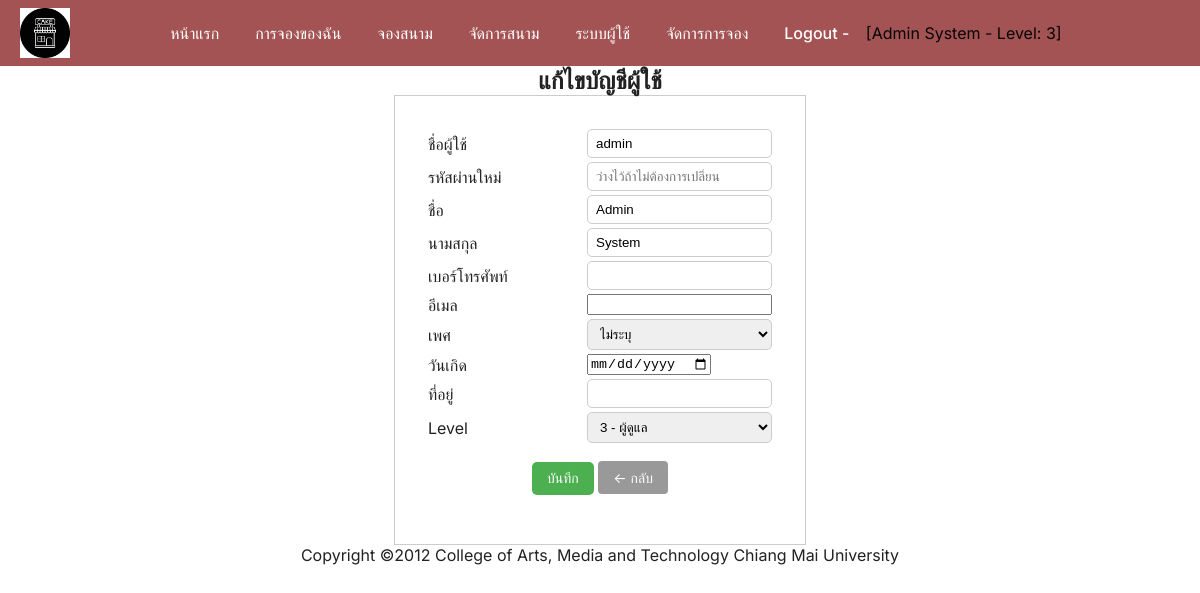
Screenshot of /um_edit.php?user_id=1 (signed in) with the database file from the repository.
### tables this page shows
CREATE TABLE IF NOT EXISTS systemuser (
    user_id     INT          AUTO_INCREMENT PRIMARY KEY,
    username    VARCHAR(100) NOT NULL UNIQUE,
    password    VARCHAR(255) NOT NULL,
    level       INT          NOT NULL DEFAULT 2,
    employee_id INT,
    FOREIGN KEY (employee_id) REFERENCES employee(employee_id) ON DELETE SET NULL
);

CREATE TABLE IF NOT EXISTS employee (
    employee_id INT          AUTO_INCREMENT PRIMARY KEY,
    firstname   VARCHAR(100) NOT NULL,
    lastname    VARCHAR(100) NOT NULL,
    phone       VARCHAR(20)           DEFAULT '',
    email       VARCHAR(100)          DEFAULT '',
    gender      ENUM('M','F','other') DEFAULT 'other',
    birth_date  DATE                  DEFAULT NULL,
    address     VARCHAR(255)          DEFAULT ''
);

### um_edit.php (the view, shortened to what this page needs)
<?php
require_once "header.php";
require_once "config.php";
$user_id = isset($_GET['user_id']) ? intval($_GET['user_id']) : 0;
$editQ = "SELECT u.user_id, u.username, u.level, u.employee_id,
                 e.firstname, e.lastname, e.phone, e.email, e.gender, e.birth_date, e.address
          FROM systemuser u
          LEFT JOIN employee e ON u.employee_id = e.employee_id
          WHERE u.user_id = " . $user_id;
$editR = mysqli_query($connect, $editQ);
$editRow = mysqli_fetch_assoc($editR);
?>
    <div class="edit-container">
        <h2>แก้ไขบัญชีผู้ใช้</h2>
        <div class="edit-box">
            <form method="post" action="um_edit.php?user_id=<?php echo $editRow['user_id']; ?>">
                <table border="0" style="margin: 0 auto;">
                    <tr>
                        <td width="160">ชื่อผู้ใช้</td>
                        <td><input type="text" name="username" value="<?php echo $editRow['username']; ?>" required></td>
                    </tr>
                    <tr>
                        <td>รหัสผ่านใหม่</td>
                        <td><input type="text" name="password" value="" placeholder="ว่างไว้ถ้าไม่ต้องการเปลี่ยน"></td>
                    </tr>
                    <tr>
                        <td>ชื่อ</td>
                        <td><input type="text" name="firstname" value="<?php echo $editRow['firstname']; ?>"></td>
                    </tr>
                    <tr>
                        <td>นามสกุล</td>
                        <td><input type="text" name="lastname" value="<?php echo $editRow['lastname']; ?>"></td>
                    </tr>
                    <tr>
                        <td>เบอร์โทรศัพท์</td>
                        <td><input type="text" name="phone" value="<?php echo $editRow['phone']; ?>"></td>
                    </tr>
                    <tr>
                        <td>อีเมล</td>
                        <td><input type="email" name="email" value="<?php echo $editRow['email']; ?>"></td>
                    </tr>
                    <tr>
                        <td>เพศ</td>
                        <td>
                            <select name="gender">
                                <option value="other" <?php echo $editRow['gender']=='other' ? 'selected' : ''; ?>>ไม่ระบุ</option>
                            </select>
                        </td>
                    </tr>
                    <tr>
                        <td>วันเกิด</td>
                        <td><input type="date" name="birth_date" value="<?php echo $editRow['birth_date']; ?>"></td>
                    </tr>
                    <tr>
                        <td>ที่อยู่</td>
                        <td><input type="text" name="address" value="<?php echo $editRow['address']; ?>"></td>
                    </tr>
                    <tr>
                        <td>Level</td>
                        <td>
                            <select name="level">
                                <option value="3" <?php echo $editRow['level'] == 3 ? 'selected' : ''; ?>>3 - ผู้ดูแล</option>
                            </select>
                        </td>
                    </tr>
                    <tr>
                        <td colspan="2" class="edit-action-cell">
                            <input type="submit" value="บันทึก" class="btn-submit">
                            <a href="user_management.php" class="btn-back">← กลับ</a>
                        </td>
                    </tr>
                </table>
            </form>
        </div>
    </div>
<?php require_once "footer.php"; ?>

### style.css (style rules this page uses)
html, body, h1, h2, h3, p, ol, ul, li, a { padding: 0; border: 0; margin: 0; }
body { padding: 0; font-family: 'Inter', system-ui, -apple-system, 'Segoe UI', Roboto, 'Helvetica Neue', Arial; color: #222; }
.edit-container h2 { text-align: center; }
.edit-box { margin: 0 auto; width: 100%; text-align: center; max-width: 350px; padding: 30px; border: 1px solid #ccc; }
.edit-box input[type="text"], .edit-box select { width: 100%; padding: 6px 8px; border: 1px solid #ccc; border-radius: 5px; }
.btn-submit { padding: 6px 15px; background: #4CAF50; color: white; border: none; border-radius: 5px; cursor: pointer; }
.btn-back { text-decoration: none; padding: 6px 15px; background: #999; color: white; border-radius: 4px; }
.btn-submit, .btn-back { display: inline-block; padding: 6px 15px; font-size: 14px; line-height: 1.5; text-align: center; }
.edit-box table { margin: 0 auto; }
.edit-action-cell { text-align: center; padding-top: 15px; }

### rows the page displays
systemuser: username "admin", firstname "Admin", lastname "System", level "3 - ผู้ดูแล"
employee: gender "ไม่ระบุ"

### other values shown
$_SESSION['firstname'] "Admin"
$_SESSION['lastname'] "System"
$_SESSION['level'] "3"
